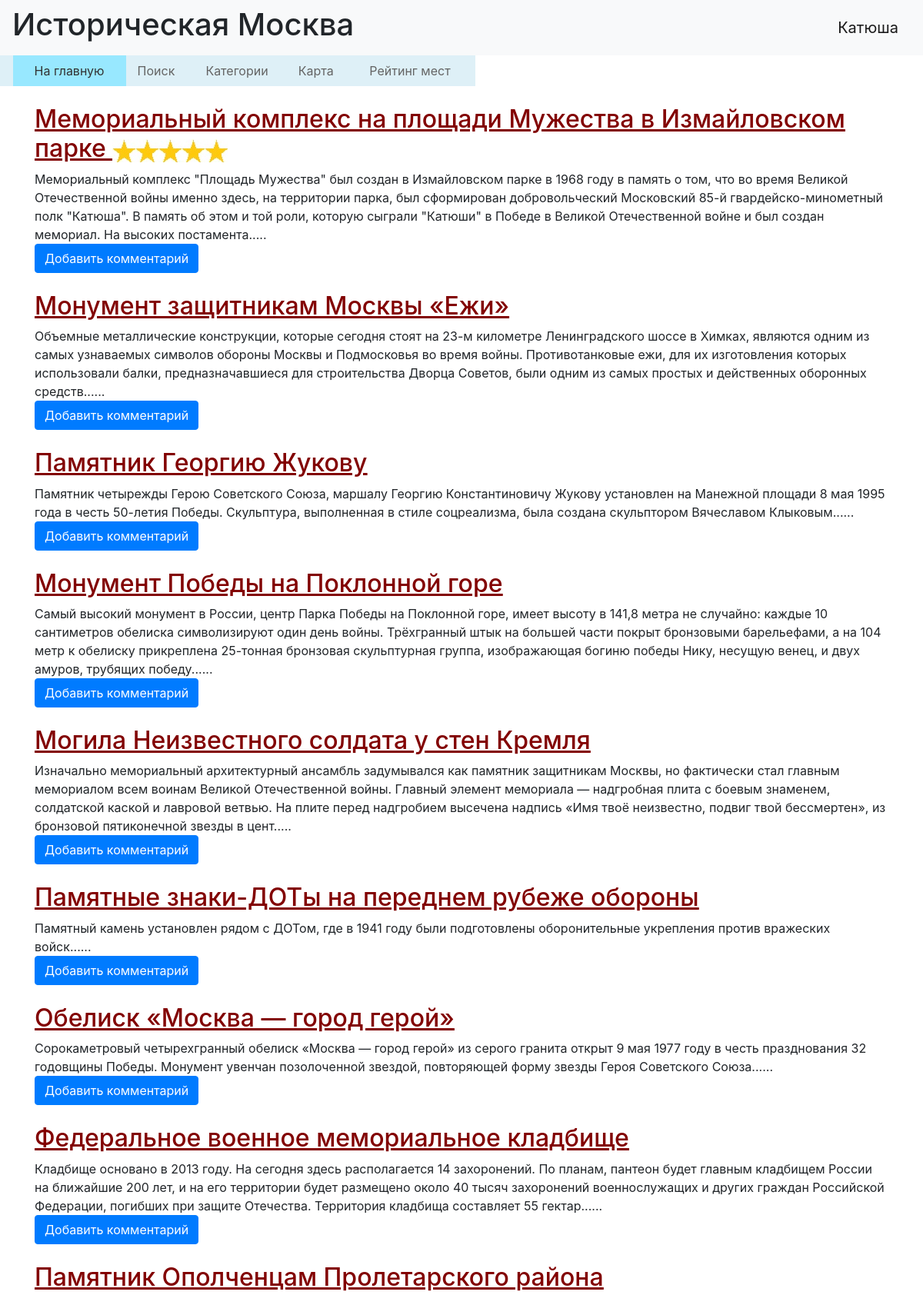
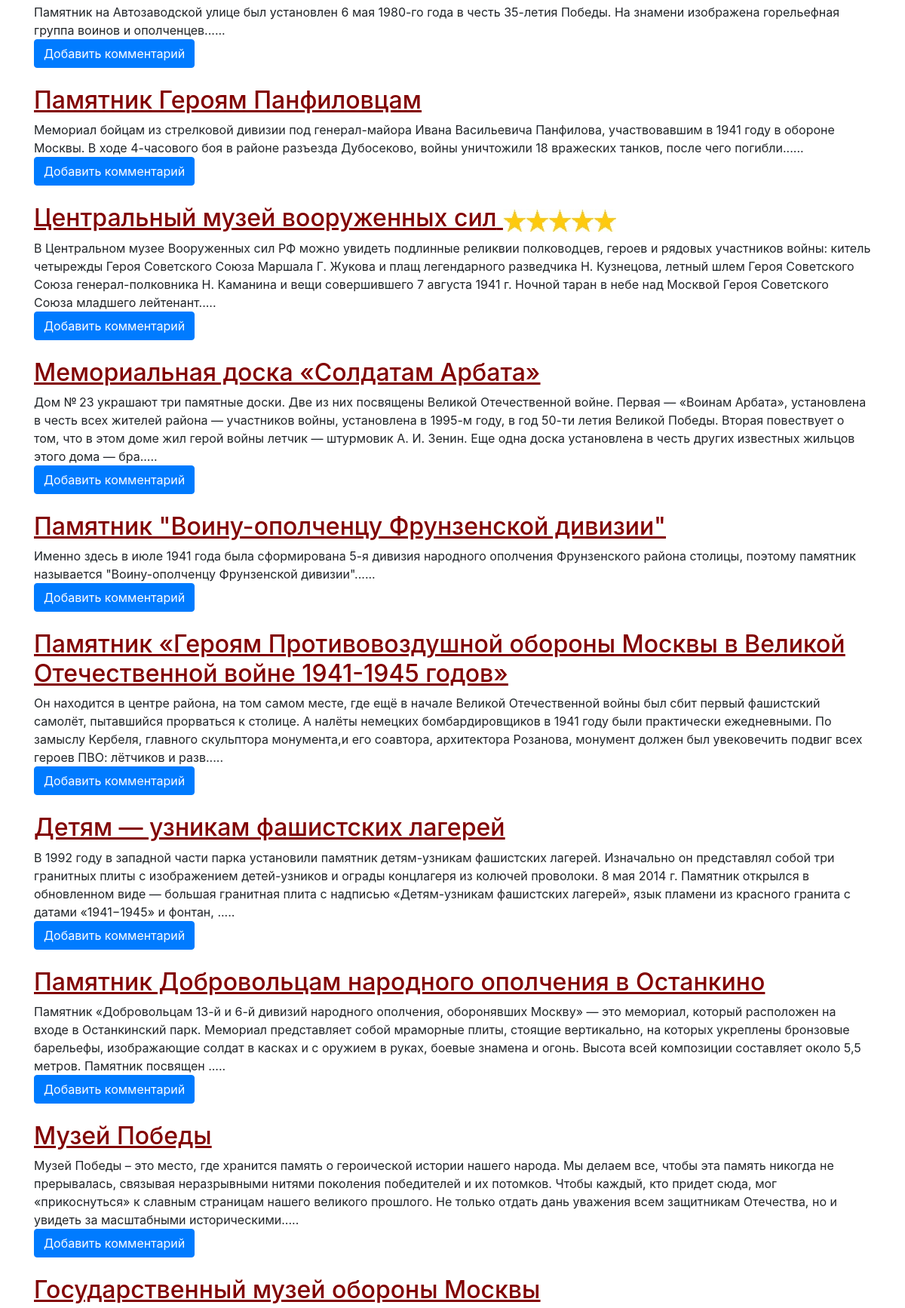
Screenshot of /index (signed in, upper part) with the database file from the repository (2 pictures, top to bottom).
### data/users.py (models this page shows, shortened)
class User(SqlAlchemyBase, UserMixin):
    __tablename__ = 'users'
    id = sqlalchemy.Column(sqlalchemy.Integer, primary_key=True, autoincrement=True)
    name = sqlalchemy.Column(sqlalchemy.String, nullable=True)
    surname = sqlalchemy.Column(sqlalchemy.String, nullable=True)
    about = sqlalchemy.Column(sqlalchemy.String, nullable=True)
    email = sqlalchemy.Column(sqlalchemy.String, index=True, unique=True, nullable=True)
    hashed_password = sqlalchemy.Column(sqlalchemy.String, nullable=True)
    created_date = sqlalchemy.Column(sqlalchemy.DateTime, default=datetime.datetime.now)
    login = sqlalchemy.Column(sqlalchemy.String, nullable=True)

### data/places.py (models this page shows)
class Place(SqlAlchemyBase, SerializerMixin):
    __tablename__ = 'places'
    id = sqlalchemy.Column(sqlalchemy.Integer, primary_key=True, autoincrement=True)
    name = sqlalchemy.Column(sqlalchemy.String)
    address = sqlalchemy.Column(sqlalchemy.String)
    about = sqlalchemy.Column(sqlalchemy.String, nullable=True)
    coords = sqlalchemy.Column(sqlalchemy.String, nullable=True)
    picture = sqlalchemy.Column(sqlalchemy.String, nullable=True)
    rating = sqlalchemy.Column(sqlalchemy.Float, default=0.0)
    comments_list = sqlalchemy.Column(sqlalchemy.String, default='')
    site = sqlalchemy.Column(sqlalchemy.String, nullable=True)

### main.py (the view)
@app.route("/main")
@app.route("/index")
def index():
    places = PlaceListResource_All.get(PlaceListResource_All())
    for place in places:
        place.rating = round(float(place.rating))
    return render_template("index.html", title='Историческая Москва', places=places)

### data/db_session.py (called while the page is built)
def create_session() -> Session:
    global __factory
    return __factory()

### data/places.py (called while the page is built)
    def get(self):
        session = create_session()
        places = session.query(Place).all()
        return places

### main.py (called while the page is built)
@login_manager.user_loader
def load_user(user_id):
    session = db_session.create_session()
    return session.query(User).get(user_id)

### templates/index.html (shortened to what this page needs)
{% extends "base.html" %}
{% block content %}
<table
        style="margin-left: -127px; text-align: left; width: 700px; height: 40px; background-color: #DEF0F7; "
        border="0" cellpadding="0" cellspacing="2">
    <tbody>
    <tr>
        <td style="text-align: center;"></td>
        <td style="text-align: center; background-color: #98E8FF;"><a style="color: #323232;" href="/main">
            На главную</a></td>
        <td style="text-align: center;"><a style="color: #646464;" href="/search">
            Поиск</a></td>
        <td style="text-align: center;"><a style="color: #646464;" href="/categories">
            Категории</a></td>
        <td style="text-align: center;"><a style="color: #646464;" href="/map">
            Карта</a></td>
        <td style="text-align: center;"><a style="color: #646464;" href="/rating">
            Рейтинг мест</a></td>
    </tr>
    </tbody>
</table>
<br>
{% for place in places %}
    <h2 style="text-decoration: underline; color: #820000;">
        <a style="text-decoration: underline; color: #820000;" href="/one_place/{{place.id}}">{{place.name}}</a>
    {% if place.rating == 1 %}
        <img src="/static/img/star_1.jpg">
    {% elif place.rating == 2 %}
        <img src="/static/img/star_2.jpg">
    {% elif place.rating == 3 %}
        <img src="/static/img/star_3.jpg">
    {% elif place.rating == 4 %}
        <img src="/static/img/star_4.jpg">
    {% elif place.rating == 5 %}
        <img src="/static/img/star_5.jpg">
    {% endif %}
    </h2>
    {% set about=place.about[:400]+'.....' %}
    <div>{{about}}</div>
    {% if current_user.is_authenticated %}
        <a class="btn btn-primary" href="/add_comm/{{place.id}}">Добавить комментарий</a>
    {% endif %}
    <br><br>
{% endfor %}
{% endblock %}

### templates/base.html (shortened to what this page needs)
<!DOCTYPE html>
<html lang="ru">
<head>
    <link rel="stylesheet"
          href="https://stackpath.bootstrapcdn.com/bootstrap/4.4.1/css/bootstrap.min.css"
>
</head>
<body>
<header>
    <nav class="navbar navbar-light bg-light">
        <h1>Историческая Москва</h1>
        {% if current_user.is_authenticated %}
        <a class="navbar-brand" href="/logout">{{ current_user.login }}</a>
        {% else %}
        <p>
            <a class="btn btn-primary" href="/register">Зарегистрироваться</a>
            <a class="btn btn-success" href="/login">Войти</a>
        </p>
        {% endif %}
    </nav>
</header>
<main role="main" class="container">
    {% block content %}
    {% endblock %}
</main>
</body>
</html>

### rows the page displays
User: login "Катюша"
Place: name "Мемориальный комплекс на площади Мужества в Измайловском парке", rating 5 (drawn), about "Мемориальный комплекс \"Площадь Мужества\" был создан в Измайловском парке в 1968 году в память о том, что во время Великой Отечественной войны именно здесь, на территории парка, был сформирован добровольческий Московский 85-й гвардейско-минометный полк \"Катюша\". В память об этом и той роли, которую сыграли \"Катюши\" в Победе в Великой Отечественной войне и был создан мемориал. На высоких постамента....."
Place: name "Монумент защитникам Москвы «Ежи»", about "Объемные металлические конструкции, которые сегодня стоят на 23-м километре Ленинградского шоссе в Химках, являются одним из самых узнаваемых символов обороны Москвы и Подмосковья во время войны. Противотанковые ежи, для их изготовления которых использовали балки, предназначавшиеся для строительства Дворца Советов, были одним из самых простых и действенных оборонных средств......"
Place: name "Памятник Георгию Жукову", about "Памятник четырежды Герою Советского Союза, маршалу Георгию Константиновичу Жукову установлен на Манежной площади 8 мая 1995 года в честь 50-летия Победы. Скульптура, выполненная в стиле соцреализма, была создана скульптором Вячеславом Клыковым......"
Place: name "Монумент Победы на Поклонной горе", about "Самый высокий монумент в России, центр Парка Победы на Поклонной горе, имеет высоту в 141,8 метра не случайно: каждые 10 сантиметров обелиска символизируют один день войны. Трёхгранный штык на большей части покрыт бронзовыми барельефами, а на 104 метр к обелиску прикреплена 25-тонная бронзовая скульптурная группа, изображающая богиню победы Нику, несущую венец, и двух амуров, трубящих победу......"
Place: name "Могила Неизвестного солдата у стен Кремля", about "Изначально мемориальный архитектурный ансамбль задумывался как памятник защитникам Москвы, но фактически стал главным мемориалом всем воинам Великой Отечественной войны. Главный элемент мемориала — надгробная плита с боевым знаменем, солдатской каской и лавровой ветвью. На плите перед надгробием высечена надпись «Имя твоё неизвестно, подвиг твой бессмертен», из бронзовой пятиконечной звезды в цент....."
Place: name "Памятные знаки-ДОТы на переднем рубеже обороны", about "Памятный камень установлен рядом с ДОТом, где в 1941 году были подготовлены оборонительные укрепления против вражеских войск......"
Place: name "Обелиск «Москва — город герой»", about "Сорокаметровый четырехгранный обелиск «Москва — город герой» из серого гранита открыт 9 мая 1977 году в честь празднования 32 годовщины Победы. Монумент увенчан позолоченной звездой, повторяющей форму звезды Героя Советского Союза......"
Place: name "Федеральное военное мемориальное кладбище", about "Кладбище основано в 2013 году. На сегодня здесь располагается 14 захоронений. По планам, пантеон будет главным кладбищем России на ближайшие 200 лет, и на его территории будет размещено около 40 тысяч захоронений военнослужащих и других граждан Российской Федерации, погибших при защите Отечества. Территория кладбища составляет 55 гектар......"
Place: name "Памятник Ополченцам Пролетарского района", about "Памятник на Автозаводской улице был установлен 6 мая 1980-го года в честь 35-летия Победы. На знамени изображена горельефная группа воинов и ополченцев......"
Place: name "Памятник Героям Панфиловцам", about "Мемориал бойцам из стрелковой дивизии под генерал-майора Ивана Васильевича Панфилова, участвовавшим в 1941 году в обороне Москвы. В ходе 4-часового боя в районе разъезда Дубосеково, войны уничтожили 18 вражеских танков, после чего погибли......"
Place: name "Центральный музей вооруженных сил", rating 5 (drawn), about "В Центральном музее Вооруженных сил РФ можно увидеть подлинные реликвии полководцев, героев и рядовых участников войны: китель четырежды Героя Советского Союза Маршала Г. Жукова и плащ легендарного разведчика Н. Кузнецова, летный шлем Героя Советского Союза генерал-полковника Н. Каманина и вещи совершившего 7 августа 1941 г. Ночной таран в небе над Москвой Героя Советского Союза младшего лейтенант....."
Place: name "Мемориальная доска «Солдатам Арбата»", about "Дом № 23 украшают три памятные доски. Две из них посвящены Великой Отечественной войне. Первая — «Воинам Арбата», установлена в честь всех жителей района — участников войны, установлена в 1995-м году, в год 50-ти летия Великой Победы. Вторая повествует о том, что в этом доме жил герой войны летчик — штурмовик А. И. Зенин. Еще одна доска установлена в честь других известных жильцов этого дома — бра....."
Place: name "Памятник \"Воину-ополченцу Фрунзенской дивизии\"", about "Именно здесь в июле 1941 года была сформирована 5-я дивизия народного ополчения Фрунзенского района столицы, поэтому памятник называется \"Воину-ополченцу Фрунзенской дивизии\"......"
Place: name "Памятник «Героям Противовоздушной обороны Москвы в Великой Отечественной войне 1941-1945 годов»", about "Он находится в центре района, на том самом месте, где ещё в начале Великой Отечественной войны был сбит первый фашистский самолёт, пытавшийся прорваться к столице. А налёты немецких бомбардировщиков в 1941 году были практически ежедневными. По замыслу Кербеля, главного скульптора монумента,и его соавтора, архитектора Розанова, монумент должен был увековечить подвиг всех героев ПВО: лётчиков и разв....."
Place: name "Детям — узникам фашистских лагерей", about "В 1992 году в западной части парка установили памятник детям-узникам фашистских лагерей. Изначально он представлял собой три гранитных плиты с изображением детей-узников и ограды концлагеря из колючей проволоки. 8 мая 2014 г. Памятник открылся в обновленном виде — большая гранитная плита с надписью «Детям-узникам фашистских лагерей», язык пламени из красного гранита с датами «1941−1945» и фонтан, ....."
Place: name "Памятник Добровольцам народного ополчения в Останкино", about "Памятник «Добровольцам 13-й и 6-й дивизий народного ополчения, оборонявших Москву» — это мемориал, который расположен на входе в Останкинский парк. Мемориал представляет собой мраморные плиты, стоящие вертикально, на которых укреплены бронзовые барельефы, изображающие солдат в касках и с оружием в руках, боевые знамена и огонь. Высота всей композиции составляет около 5,5 метров. Памятник посвящен ....."
Place: name "Музей Победы", about "Музей Победы – это место, где хранится память о героической истории нашего народа. Мы делаем все, чтобы эта память никогда не прерывалась, связывая неразрывными нитями поколения победителей и их потомков. Чтобы каждый, кто придет сюда, мог «прикоснуться» к славным страницам нашего великого прошлого. Не только отдать дань уважения всем защитникам Отечества, но и увидеть за масштабными историческими....."
Place: name "Государственный музей обороны Москвы"
